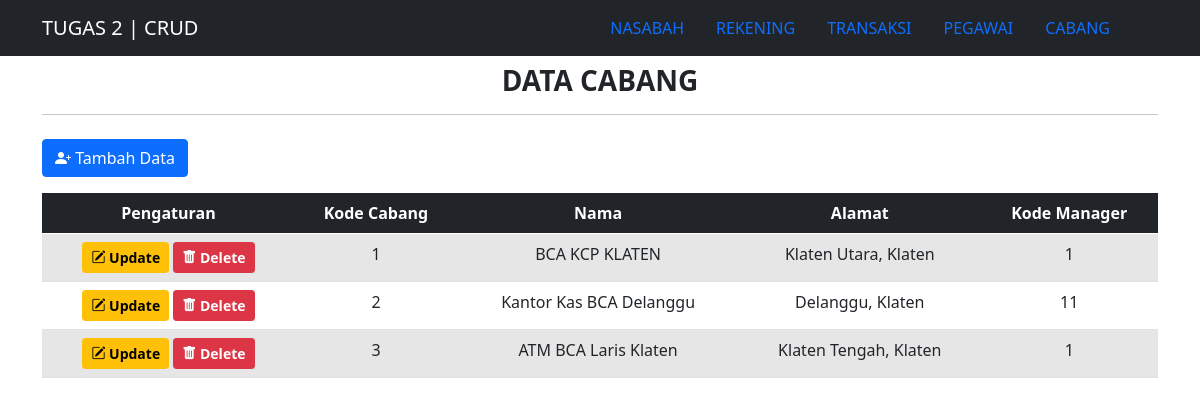
The page /bank_db/cabang.php on the database its author committed.
### tables this page shows
CREATE TABLE `cabang` (
  `kodeCabang` int(5) NOT NULL,
  `namaCabang` varchar(50) NOT NULL,
  `alamatCabang` varchar(50) NOT NULL,
  `kodeManager` int(11) NOT NULL
);

### bank_db/functions.php (called while the page is built, shortened)
<?php
$conn = mysqli_connect("localhost", "root", "", "bank_crud");
function query($query) {
    global $conn;
    $result = mysqli_query($conn, $query);
    $rows = [];
    while ($row = mysqli_fetch_assoc($result)) {
        $rows[] = $row;
    }
    return $rows;
}
?>

### bank_db/cabang.php (the view, shortened to what this page needs)
<?php
require 'functions.php';
$cabang = query("SELECT * FROM cabang");
?>
<!DOCTYPE html>
<html lang="en">
<head>
    <link href="https://cdn.jsdelivr.net/npm/bootstrap@5.0.0-beta2/dist/css/bootstrap.min.css" rel="stylesheet"
>
    <link rel="stylesheet" href="https://cdn.jsdelivr.net/npm/bootstrap-icons@1.4.0/font/bootstrap-icons.css">
    <link rel="stylesheet" href="https://cdn.datatables.net/1.10.23/css/dataTables.bootstrap5.min.css">
    <link rel="stylesheet" href="https://cdn.jsdelivr.net/npm/bootstrap@5.0.0-beta1/dist/css/bootstrap.min.css">
</head>
<body>
    <nav class="navbar navbar-expand-lg navbar-dark bg-dark text-uppercase">
        <div class="container">
            <a class="navbar-brand" href="index.php">TUGAS 2 | CRUD</a>
            <ul class="nav justify-content-end">
                <li class="nav-item">
                    <a class="nav-link" aria-current="page" href="index.php">Nasabah</a>
                </li>
                <li class="nav-item">
                    <a class="nav-link" href="rekening.php">Rekening</a>
                </li>
                <li class="nav-item">
                    <a class="nav-link" href="transaksi.php">Transaksi</a>
                </li>
                <li class="nav-item">
                    <a class="nav-link" href="pegawai.php">Pegawai</a>
                </li>
                <li class="nav-item">
                    <a class="nav-link" href="cabang.php">Cabang</a>
                </li>
                <li class="nav-item">
                    <a class="nav-link" href="#" tabindex="-1" aria-disabled="true"></a>
                </li>
            </ul>
        </div>
    </nav>
    <div class="container">
        <div class="row my-2">
            <div class="col-md">
                <h3 class="text-center fw-bold text-uppercase">Data Cabang</h3>
                <hr>
            </div>
        </div>
        <div class="row my-2">
            <div class="col-md">
                <a href="cabang_tambah.php" class="btn btn-primary"><i class="bi bi-person-plus-fill"></i>&nbsp;Tambah
                    Data</a>
            </div>
        </div>
        <div class="row my-3">
            <div class="col-md">
                <table id="data" class="table table-striped table-responsive table-hover text-center"
                    style="width:100%">
                    <thead class="table-dark">
                        <tr>
                            <th>Pengaturan</th>
                            <th>Kode Cabang</th>
                            <th>Nama</th>
                            <th>Alamat</th>
                            <th>Kode Manager</th>
                        </tr>
                    </thead>
                    <tbody>
                        <?php foreach ($cabang as $row) : ?>
                        <tr>
                            <td>
                                <a href="cabang_update.php?kodeCabang=<?= $row['kodeCabang']; ?>"
                                    class="btn btn-warning btn-sm" style="font-weight: 600;"><i
                                        class="bi bi-pencil-square"></i>&nbsp;Update</a>
                                <a href="cabang_hapus.php?kodeCabang=<?= $row['kodeCabang']; ?>"
                                    class="btn btn-danger btn-sm" style="font-weight: 600;"
                                    onclick="return confirm('Apakah anda yakin ingin menghapus data <?= $row['kodeCabang']; ?> ?');"><i
                                        class="bi bi-trash-fill"></i>&nbsp;Delete</a>
                            </td>
                            <td><?= $row["kodeCabang"];?></td>
                            <td><?= $row["namaCabang"];?></td>
                            <td><?= $row["alamatCabang"];?></td>
                            <td><?= $row["kodeManager"];?></td>
                        </tr>
                        <?php endforeach; ?>
                    </tbody>
                </table>
            </div>
        </div>
    </div>
</body>
</html>

### rows shown on the page
cabang: kodeCabang "1", namaCabang "BCA KCP KLATEN", alamatCabang "Klaten Utara, Klaten", kodeManager "1"
cabang: kodeCabang "2", namaCabang "Kantor Kas BCA Delanggu", alamatCabang "Delanggu, Klaten", kodeManager "11"
cabang: kodeCabang "3", namaCabang "ATM BCA Laris Klaten", alamatCabang "Klaten Tengah, Klaten", kodeManager "1"
